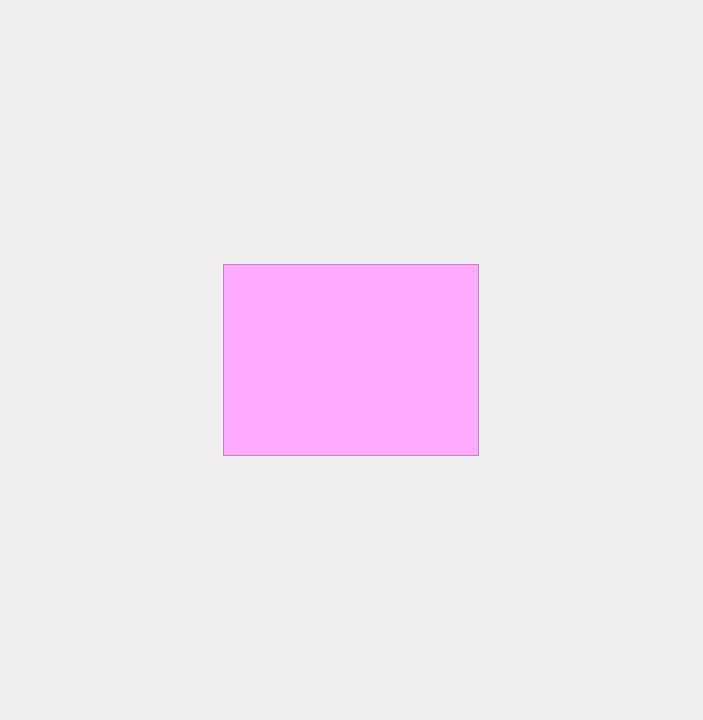
<?xml version="1.0" encoding="UTF-8"?>
<ui version="4.0">
 <class>FrameLabelView</class>
 <widget class="QFrame" name="FrameLabelView">
  <property name="geometry">
   <rect>
    <x>0</x>
    <y>0</y>
    <width>703</width>
    <height>720</height>
   </rect>
  </property>
  <property name="windowTitle">
   <string>Frame</string>
  </property>
  <property name="styleSheet">
   <string notr="true"/>
  </property>
  <layout class="QVBoxLayout" name="verticalLayout" stretch="1">
   <property name="spacing">
    <number>0</number>
   </property>
   <property name="leftMargin">
    <number>0</number>
   </property>
   <property name="topMargin">
    <number>0</number>
   </property>
   <property name="rightMargin">
    <number>0</number>
   </property>
   <property name="bottomMargin">
    <number>0</number>
   </property>
   <item alignment="Qt::AlignmentFlag::AlignHCenter|Qt::AlignmentFlag::AlignVCenter">
    <widget class="CustomView" name="graphicsView">
     <property name="styleSheet">
      <string notr="true">background-color: rgb(255, 170, 255);</string>
     </property>
    </widget>
   </item>
  </layout>
 </widget>
 <customwidgets>
  <customwidget>
   <class>CustomView</class>
   <extends>QGraphicsView</extends>
   <header>FrameLabelView.h</header>
  </customwidget>
 </customwidgets>
 <resources/>
 <connections/>
</ui>
